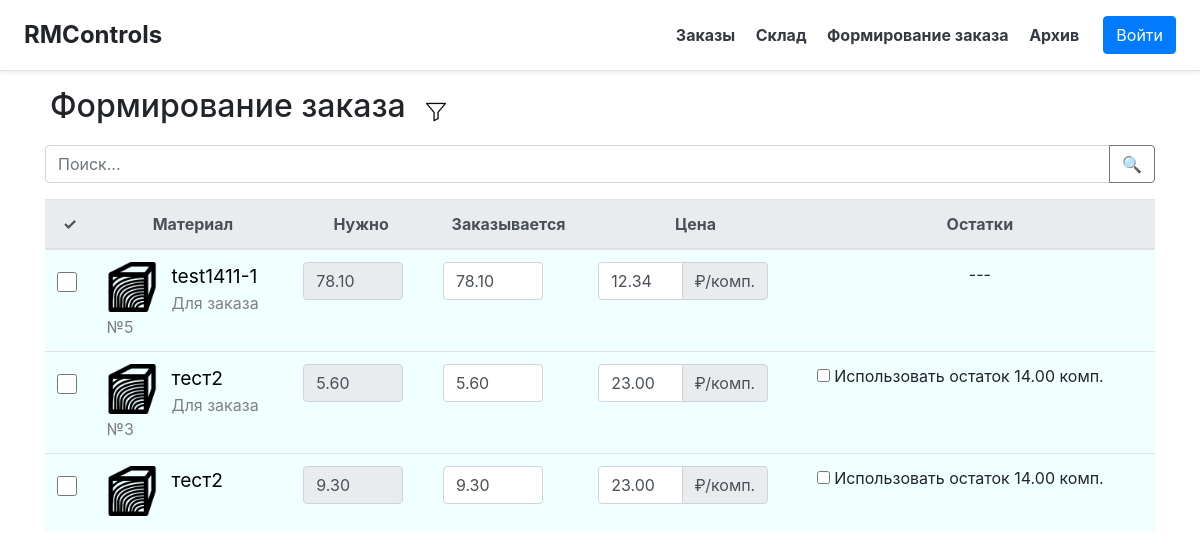
The page /tasks on the database its author committed.
### main/models.py (models this page shows, shortened)
class Material(models.Model):
    material = models.ForeignKey('AbsMaterial', models.PROTECT, verbose_name="Материал")
    count = models.FloatField("Кол-во")
    for_order = models.ForeignKey('Order', on_delete=models.SET_NULL, null=True, blank=True, verbose_name="Для заказа")
    status = models.IntegerField("Статус",
                                 choices=[(-1, "Не заказано"), (0, "Ожидается"), (1, "На складе"),
                                          (2, "В производстве"), (3, "Реализовано")], default=0)
    details = models.CharField("Детали", blank=True, null=True, max_length=100)
    price = models.FloatField("Цена", blank=True, null=True)
    def __str__(self):
        return self.material.title + " - " + str(self.count) + self.material.units
    class Meta:
        verbose_name = "Материал"
        verbose_name_plural = "Склад"
        db_table = "stock"

class AbsMaterial(models.Model):
    title = models.CharField("Наименование", max_length=20)
    units = models.CharField("Единицы измерения", choices=map(lambda x: (x, x, ), UNITS), max_length=10, default="шт")
    parent = models.ForeignKey(Folder, models.CASCADE, null=True, verbose_name="Папка")
    picture_url = models.TextField("URL изображения", null=True, blank=True)
    def get_last_price(self):
        last = Material.objects.filter(material_id=self.id, price__isnull=False).last()
        return round(last.price, 2) if last else None
    def get_remainder(self) -> Material:
        free = Material.objects.filter(material=self, for_order__isnull=True, status__in=(0, 1))
        return free[0] if free else None
    class Meta:
        verbose_name = "Материал"
        verbose_name_plural = "Материалы"
        db_table = "abs-materials"

### main/views.py (the view)
# urls.py: path('tasks', views.tasks),
def tasks(request):
    tsks = Material.objects.filter(status=-1)
    return render(request, 'main/tasks.html',
                  context={'title': 'Формирование заказа', 'tasks': tsks,
                           'for_order': request.GET.get('for_order', '')})

### templates/main/tasks.html (shortened to what this page needs)
{% extends 'main/base.html' %}
{% load static %}
{% block content %}
    <div class="container" onmousemove="calculate_cost()" onclick="calculate_cost()">
        <div class="row">
            <h2 style="margin-bottom: 20px; margin-right: 20px; margin-left: 20px">{{ title }}</h2>
            <img src="{% static 'img/filter.png' %}" width="20" height="20" alt="Filter"
                 style="margin-top: 15px; margin-right: 15px; cursor: pointer"
                 onclick="let q = document.getElementById('filters'); q.hidden = !q.hidden;">
        </div>
        <div class="input-group mb-3">
            <input type="text" class="form-control" placeholder="Поиск..." aria-label="Поиск..." id="search">
            <div class="input-group-append">
                <button class="btn btn-outline-secondary" type="button" onclick="search()">&#128269</button>
            </div>
        </div>
        <table class="table table-hover" style="background-color: azure">
            <thead class="thead-light">
            <tr>
                <th scope="col" style="text-align: center">&#10003</th>
                <th scope="col" style="text-align: center">Материал</th>
                <th scope="col" style="text-align: center">Нужно</th>
                <th scope="col" style="text-align: center">Заказывается</th>
                <th scope="col" style="text-align: center">Цена</th>
                <th scope="col" style="text-align: center">Остатки</th>
            </tr>
            </thead>
            <tbody>
            {% for elem in tasks %}
                <tr class="tr_for_order_{{ elem.for_order_id }}" id="tr{{ elem.id }}">
                    <th scope="row">
                        <label>
                            <big><big><big><input type="checkbox" style="width: 1.25rem; height: 1.25rem;"
                                                  id="do_include_{{ elem.id }}" class="checkbox"></big></big></big>
                        </label>
                    </th>
                    <td>
                        <img style="float: left; margin-right: 15px"
                             src="{% if elem.material.picture_url %} {{ elem.material.picture_url }} {% else %} {% static 'img/material.png' %} {% endif %}"
                             width="50" height="50" alt="missed img"/>
                        <a title="{{ elem.material.title }}"
                           style="color: black; width: 300px"><big>{{ elem.material.title }}</big></a> <br>
                        <a style="color: gray" title="№{{ elem.for_order_id }}">{% if elem.for_order_id %}Для заказа №{{ elem.for_order_id }}{% endif %}</a>
                    </td>
                    <td>
                        <label>
                            <input class="form-control" style="width: 100px" readonly type="number"
                                   value="{{ elem.count|floatformat:2 }}" id="need_{{ elem.id }}">
                        </label>
                    </td>
                    <td>
                        <label>
                            <input class="form-control" style="width: 100px" type="number" step="0.1" min="0" id="count_{{ elem.id }}"
                                   value="{{ elem.count|floatformat:2 }}" placeholder="{{ elem.count|floatformat:2 }}">
                        </label>
                    </td>
                    <td>
                        <div class="input-group mb-3" style="width: 170px">
                            <input class="form-control" type="number" id="price_{{ elem.id }}" min="0" step="0.1"
                                   value="{{ elem.material.get_last_price|floatformat:2 }}">
                            <div class="input-group-append">
                                <span class="input-group-text">₽/{{ elem.material.units }}</span>
                            </div>
                        </div>
                    </td>
                    <td>
                        {% if elem.material.get_remainder %}
                            <label style="text-align: center">
                                <input type="checkbox" id="do_use_remainder_{{ elem.id }}"
                                       onchange="remainder('{{ elem.id }}')">
                                Использовать остаток <label class="remainder{{ elem.material_id }}"
                                                            id="rem{{ elem.id }}"></label> {{ elem.material.units }}
                            </label>
                        {% else %}
                            <p style="text-align: center">---</p>
                        {% endif %}
                    </td>
                </tr>
            {% endfor %}
            </tbody>
        </table>
    </div>
{% endblock %}

### rows shown on the page
Material: material "test1411-1", for_order_id "5", count "78.10", material.get_last_price "12.34", material.units "комп."
Material: material "тест2", for_order_id "3", count "5.60", material.get_last_price "23.00", material.units "комп."
Material: material "тест2", count "9.30", material.get_last_price "23.00", material.units "комп."

### other values the page prints
{{ title }} "Формирование заказа"
